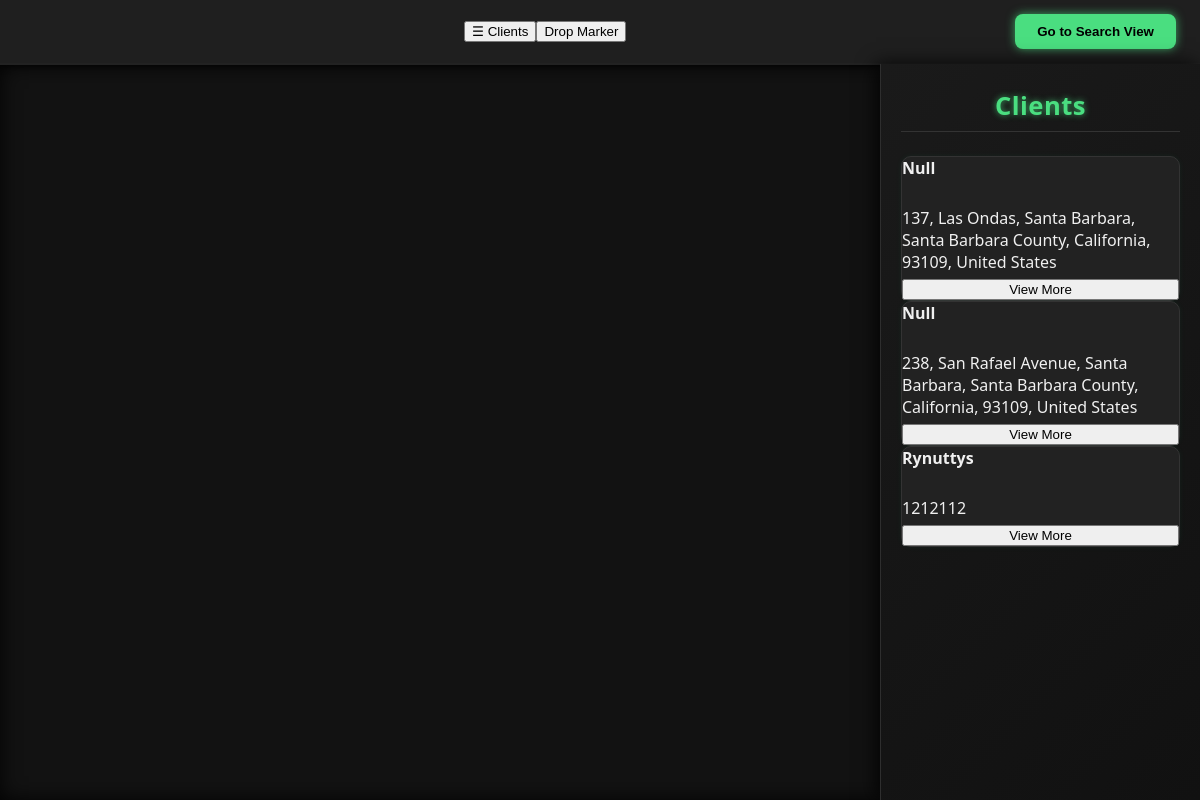
The page / on the database its author committed.
### core/models.py (models this page shows, shortened)
class Client(models.Model):
    address = models.CharField(max_length=1000)
    last_accessed = models.DateField()
    notes = models.TextField(blank=True)
    longitude = models.FloatField(default=0)
    latitude = models.FloatField(default=0)
    color = models.IntegerField(default=0)
    name = models.CharField(max_length=100, default="Null")

### core/views.py (the view)
# urls.py: path("", views.index, name="index"),
def index(request):
    return render(request, "core/index.html", context={"clients": Client.objects.all()})

### core/templates/core/index.html (shortened to what this page needs)
<!DOCTYPE html>
<html lang="en">
<head>
  <link rel="stylesheet" href="https://unpkg.com/leaflet@1.9.4/dist/leaflet.css" />
  <link rel="stylesheet" href="https://unpkg.com/leaflet-control-geocoder/dist/Control.Geocoder.css" />
</head>
<body>
  <div id="header">
    <button id="toggle-client-sidebar" style="margin-left: 16px;">☰ Clients</button>
    <div id="marker-buttons">
      <button id="toggle-marker-mode">Drop Marker</button>
    </div>
    <button id="go-to-search" style="margin-left:auto;background:var(--accent-color);color:#000;font-weight:700;border:none;border-radius:8px;padding:10px 22px;cursor:pointer;box-shadow:0 0 10px var(--accent-glow);transition:background-color 0.3s ease;">Go to Search View</button>
  </div>
  <div id="map"></div>
<div id="client-sidebar">
  <h2>Clients</h2>
  <ul id="client-list">
    {% for client in clients %}
    <li class="client-entry">
      <strong>{{ client.name }}</strong><br>
      {{ client.address|default:"No address" }}<br>
      <button onclick="openClientModal({{ client.id }})">View More</button>
    </li>
    {% endfor %}
  </ul>
</div>
</body>
</html>

### core/templates/core/index.html (style rules this page uses)
:root { --bg-color: #121212; --header-bg: #1f1f1f; --text-color: #f0f0f0; --accent-color: #4ade80; --accent-glow: rgba(74, 222, 128, 0.7); --button-bg: #292929; --button-hover-bg: #3b3b3b; --button-shadow: 0 0 8px rgba(74, 222, 128, 0.5); --input-bg: #222; --input-border: #444; --input-focus-border: #4ade80; --tile-stroke: #4ade80; --tile-fill: rgba(74, 222, 128, 0.15); --tile-fill-selected: rgba(74, 222, 128, 0.55); }
* { box-sizing: border-box; }
body, html { margin: 0; padding: 0; height: 100%; font-family: 'Segoe UI', Tahoma, Geneva, Verdana, sans-serif; background: var(--bg-color); color: var(--text-color); overflow: hidden; user-select: none; }
#header { display: flex; align-items: center; justify-content: space-between; padding: 0 24px; height: 64px; background: var(--header-bg); box-shadow: 0 2px 6px rgba(0,0,0,0.7); border-bottom: 1px solid #222; z-index: 10000; }
#marker-buttons { display: flex; gap: 10px; align-items: center; position: relative; }
#client-sidebar { position: absolute; top: 64px; right: 0; width: 320px; height: calc(100% - 64px); background: linear-gradient(135deg, #1a1a1a 0%, #111 100%); color: var(--text-color); padding: 24px 20px; overflow-y: auto; border-left: 1px solid #2e2e2e; box-shadow: -4px 0 18px rgba(0, 0, 0, 0.85); z-index: 1000; font-family: 'Segoe UI', Tahoma, sans-serif; backdrop-filter: blur(6px); transition: transform 0.3s ease; }
#client-sidebar h2 { text-align: center; font-size: 1.6rem; margin: 0 0 24px 0; color: var(--accent-color); text-shadow: 0 0 6px var(--accent-glow); border-bottom: 1px solid #333; padding-bottom: 8px; letter-spacing: 0.5px; }
#client-sidebar ul, #client-sidebar li { list-style: none; padding: 0; margin: 0; }
.client-entry { display: flex; flex-direction: column; gap: 6px; padding: 12px 14px; background-color: #222; border: 1px solid #333; border-radius: 10px; box-shadow: 0 0 6px rgba(0, 255, 150, 0.05); transition: background-color 0.2s, transform 0.2s; }
#map { position: absolute; top: 64px; left: 0; right: 0; bottom: 0; border-top: 1px solid #222; box-shadow: inset 0 0 20px rgba(0,0,0,0.9); z-index: 0; }
#client-sidebar { transform: translateX(0); z-index: 1001; }

### rows shown on the page
Client: name "Null", address "137, Las Ondas, Santa Barbara, Santa Barbara County, California, 93109, United States"
Client: name "Null", address "238, San Rafael Avenue, Santa Barbara, Santa Barbara County, California, 93109, United States"
Client: name "Rynuttys", address "1212112"
